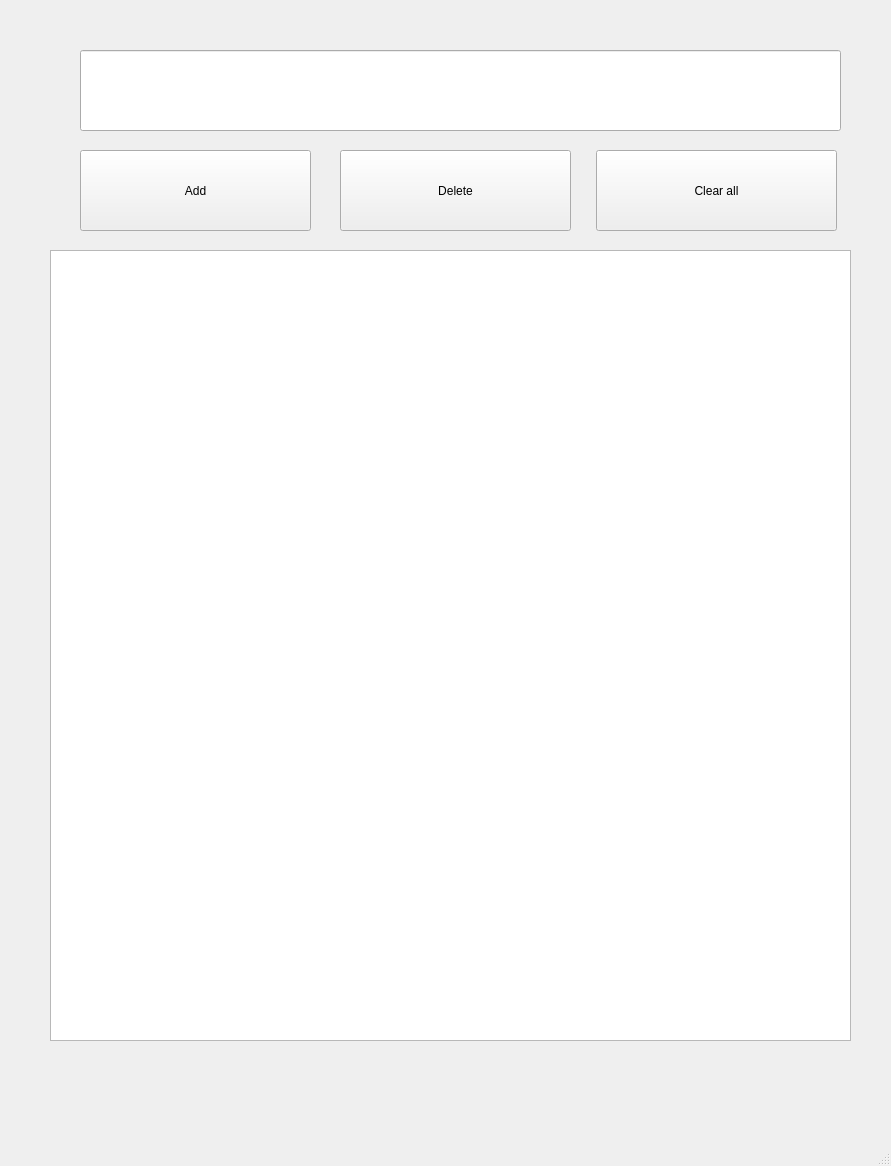
<?xml version="1.0" encoding="UTF-8"?>
<ui version="4.0">
 <class>MainWindow</class>
 <widget class="QMainWindow" name="MainWindow">
  <property name="geometry">
   <rect>
    <x>0</x>
    <y>0</y>
    <width>891</width>
    <height>1166</height>
   </rect>
  </property>
  <property name="windowTitle">
   <string>ToDoList</string>
  </property>
  <widget class="QWidget" name="centralwidget">
   <widget class="QPushButton" name="additem_pushButton">
    <property name="geometry">
     <rect>
      <x>80</x>
      <y>150</y>
      <width>231</width>
      <height>81</height>
     </rect>
    </property>
    <property name="text">
     <string>Add</string>
    </property>
   </widget>
   <widget class="QPushButton" name="deleteitem_pushButton">
    <property name="geometry">
     <rect>
      <x>340</x>
      <y>150</y>
      <width>231</width>
      <height>81</height>
     </rect>
    </property>
    <property name="text">
     <string>Delete</string>
    </property>
   </widget>
   <widget class="QPushButton" name="clearAll_pushButton">
    <property name="geometry">
     <rect>
      <x>596</x>
      <y>150</y>
      <width>241</width>
      <height>81</height>
     </rect>
    </property>
    <property name="text">
     <string>Clear all</string>
    </property>
   </widget>
   <widget class="QLineEdit" name="addItem_lineEdit">
    <property name="geometry">
     <rect>
      <x>80</x>
      <y>50</y>
      <width>761</width>
      <height>81</height>
     </rect>
    </property>
    <property name="font">
     <font>
      <pointsize>18</pointsize>
     </font>
    </property>
    <property name="text">
     <string/>
    </property>
   </widget>
   <widget class="QListWidget" name="myList_listWidget">
    <property name="geometry">
     <rect>
      <x>50</x>
      <y>250</y>
      <width>801</width>
      <height>791</height>
     </rect>
    </property>
   </widget>
  </widget>
  <widget class="QMenuBar" name="menubar">
   <property name="geometry">
    <rect>
     <x>0</x>
     <y>0</y>
     <width>891</width>
     <height>56</height>
    </rect>
   </property>
  </widget>
  <widget class="QStatusBar" name="statusbar"/>
 </widget>
 <resources/>
 <connections/>
</ui>
